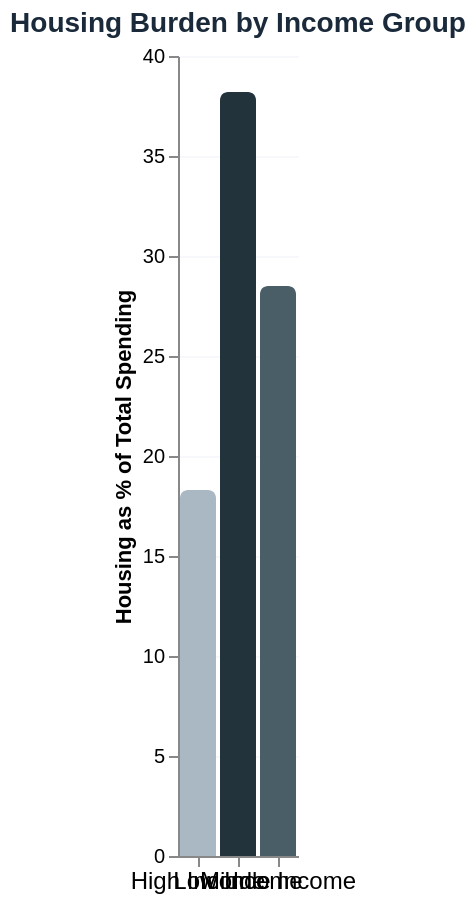

Describe this chart as a Vega-Lite specification.
### Vega-Lite specification from a JSON file in a GitHub repository (floating-point values rounded to 4 significant figures)
{"$schema": "https://vega.github.io/schema/vega-lite/v5.json", "title": {"text": "Housing Burden by Income Group", "fontSize": 14, "fontWeight": 600, "color": "#1a2a3a"}, "width": "container", "height": 400, "config": {"view": {"stroke": "transparent"}}, "data": {"values": [{"income_group": "Low Income", "housing_pct": 38.2, "other_essentials_pct": 41.8, "discretionary_pct": 20}, {"income_group": "Middle Income", "housing_pct": 28.5, "other_essentials_pct": 38.7, "discretionary_pct": 32.8}, {"income_group": "High Income", "housing_pct": 18.3, "other_essentials_pct": 32.4, "discretionary_pct": 49.3}]}, "mark": {"type": "bar", "tooltip": {"content": "data"}, "cornerRadiusEnd": 4}, "encoding": {"x": {"field": "income_group", "type": "nominal", "title": null, "axis": {"labelFontSize": 12, "labelAngle": 0}}, "y": {"field": "housing_pct", "type": "quantitative", "title": "Housing as % of Total Spending", "axis": {"tickCount": 6, "grid": true, "gridColor": "#e2e8f0", "gridOpacity": 0.3}}, "color": {"field": "income_group", "type": "nominal", "scale": {"domain": ["Low Income", "Middle Income", "High Income"], "range": ["#22333B", "#495E67", "#A9B8C2"]}, "legend": null}, "tooltip": [{"field": "income_group", "type": "nominal", "title": "Income Group"}, {"field": "housing_pct", "type": "quantitative", "title": "Housing Burden (%)", "format": ".1f"}, {"field": "other_essentials_pct", "type": "quantitative", "title": "Other Essentials (%)", "format": ".1f"}, {"field": "discretionary_pct", "type": "quantitative", "title": "Discretionary (%)", "format": ".1f"}]}}
